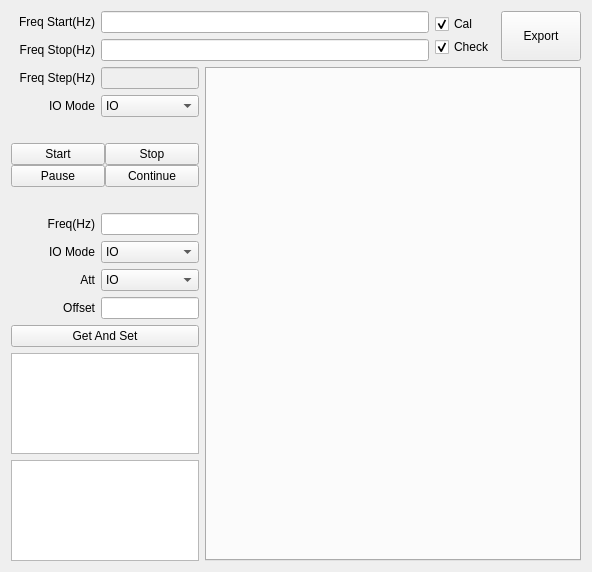
<?xml version="1.0" encoding="UTF-8"?>
<ui version="4.0">
 <class>QCalTXAttDlg</class>
 <widget class="QWidget" name="QCalTXAttDlg">
  <property name="geometry">
   <rect>
    <x>0</x>
    <y>0</y>
    <width>592</width>
    <height>572</height>
   </rect>
  </property>
  <property name="windowTitle">
   <string>Form</string>
  </property>
  <layout class="QVBoxLayout" name="verticalLayout_2" stretch="0,1">
   <item>
    <layout class="QHBoxLayout" name="horizontalLayout_2" stretch="10,0,1">
     <item>
      <layout class="QVBoxLayout" name="verticalLayoutFreqStarStop">
       <item>
        <layout class="QHBoxLayout" name="horizontalLayoutFreqStar">
         <item>
          <widget class="QLabel" name="labelFreqStar">
           <property name="sizePolicy">
            <sizepolicy hsizetype="Fixed" vsizetype="Fixed">
             <horstretch>0</horstretch>
             <verstretch>0</verstretch>
            </sizepolicy>
           </property>
           <property name="minimumSize">
            <size>
             <width>84</width>
             <height>16</height>
            </size>
           </property>
           <property name="text">
            <string>Freq Start(Hz)</string>
           </property>
           <property name="alignment">
            <set>Qt::AlignRight|Qt::AlignTrailing|Qt::AlignVCenter</set>
           </property>
           <property name="buddy">
            <cstring>lineEditFreqStar</cstring>
           </property>
          </widget>
         </item>
         <item>
          <widget class="QLineEdit" name="lineEditFreqStar"/>
         </item>
        </layout>
       </item>
       <item>
        <layout class="QHBoxLayout" name="horizontalLayoutFreqStop">
         <item>
          <widget class="QLabel" name="labelFreqStop">
           <property name="sizePolicy">
            <sizepolicy hsizetype="Fixed" vsizetype="Fixed">
             <horstretch>0</horstretch>
             <verstretch>0</verstretch>
            </sizepolicy>
           </property>
           <property name="minimumSize">
            <size>
             <width>84</width>
             <height>16</height>
            </size>
           </property>
           <property name="text">
            <string>Freq Stop(Hz)</string>
           </property>
           <property name="alignment">
            <set>Qt::AlignRight|Qt::AlignTrailing|Qt::AlignVCenter</set>
           </property>
           <property name="buddy">
            <cstring>lineEditFreqStop</cstring>
           </property>
          </widget>
         </item>
         <item>
          <widget class="QLineEdit" name="lineEditFreqStop"/>
         </item>
        </layout>
       </item>
      </layout>
     </item>
     <item>
      <layout class="QVBoxLayout" name="verticalLayoutStarPaus_2">
       <property name="spacing">
        <number>0</number>
       </property>
       <item>
        <widget class="QCheckBox" name="checkBoxCal">
         <property name="sizePolicy">
          <sizepolicy hsizetype="Fixed" vsizetype="Fixed">
           <horstretch>0</horstretch>
           <verstretch>0</verstretch>
          </sizepolicy>
         </property>
         <property name="text">
          <string>Cal</string>
         </property>
         <property name="checked">
          <bool>true</bool>
         </property>
        </widget>
       </item>
       <item>
        <widget class="QCheckBox" name="checkBoxCheck">
         <property name="sizePolicy">
          <sizepolicy hsizetype="Fixed" vsizetype="Fixed">
           <horstretch>0</horstretch>
           <verstretch>0</verstretch>
          </sizepolicy>
         </property>
         <property name="text">
          <string>Check</string>
         </property>
         <property name="checked">
          <bool>true</bool>
         </property>
        </widget>
       </item>
      </layout>
     </item>
     <item>
      <widget class="QPushButton" name="pushButtonExport">
       <property name="sizePolicy">
        <sizepolicy hsizetype="Expanding" vsizetype="Expanding">
         <horstretch>0</horstretch>
         <verstretch>0</verstretch>
        </sizepolicy>
       </property>
       <property name="text">
        <string>Export</string>
       </property>
      </widget>
     </item>
    </layout>
   </item>
   <item>
    <layout class="QHBoxLayout" name="horizontalLayout" stretch="1,10">
     <item>
      <layout class="QVBoxLayout" name="verticalLayout">
       <item>
        <layout class="QHBoxLayout" name="horizontalLayoutFreqStep">
         <item>
          <widget class="QLabel" name="labelFreqStep">
           <property name="sizePolicy">
            <sizepolicy hsizetype="Fixed" vsizetype="Fixed">
             <horstretch>0</horstretch>
             <verstretch>0</verstretch>
            </sizepolicy>
           </property>
           <property name="minimumSize">
            <size>
             <width>84</width>
             <height>16</height>
            </size>
           </property>
           <property name="text">
            <string>Freq Step(Hz)</string>
           </property>
           <property name="alignment">
            <set>Qt::AlignRight|Qt::AlignTrailing|Qt::AlignVCenter</set>
           </property>
           <property name="buddy">
            <cstring>lineEditFreqStep</cstring>
           </property>
          </widget>
         </item>
         <item>
          <widget class="QLineEdit" name="lineEditFreqStep">
           <property name="enabled">
            <bool>false</bool>
           </property>
           <property name="sizePolicy">
            <sizepolicy hsizetype="Expanding" vsizetype="Fixed">
             <horstretch>0</horstretch>
             <verstretch>0</verstretch>
            </sizepolicy>
           </property>
           <property name="readOnly">
            <bool>true</bool>
           </property>
          </widget>
         </item>
        </layout>
       </item>
       <item>
        <layout class="QHBoxLayout" name="horizontalLayoutRefMethod_2" stretch="0,0">
         <item>
          <widget class="QLabel" name="labelCalIOMode">
           <property name="sizePolicy">
            <sizepolicy hsizetype="Fixed" vsizetype="Fixed">
             <horstretch>0</horstretch>
             <verstretch>0</verstretch>
            </sizepolicy>
           </property>
           <property name="minimumSize">
            <size>
             <width>84</width>
             <height>16</height>
            </size>
           </property>
           <property name="text">
            <string>IO Mode</string>
           </property>
           <property name="alignment">
            <set>Qt::AlignRight|Qt::AlignTrailing|Qt::AlignVCenter</set>
           </property>
           <property name="buddy">
            <cstring>lineEditFreqStep</cstring>
           </property>
          </widget>
         </item>
         <item>
          <widget class="QComboBox" name="comboBoxCalIOMode">
           <item>
            <property name="text">
             <string>IO</string>
            </property>
           </item>
           <item>
            <property name="text">
             <string>OUTPUT</string>
            </property>
           </item>
           <item>
            <property name="text">
             <string>IO+OUTPUT</string>
            </property>
           </item>
          </widget>
         </item>
        </layout>
       </item>
       <item>
        <spacer name="verticalSpacer1">
         <property name="orientation">
          <enum>Qt::Vertical</enum>
         </property>
         <property name="sizeType">
          <enum>QSizePolicy::Fixed</enum>
         </property>
         <property name="sizeHint" stdset="0">
          <size>
           <width>20</width>
           <height>20</height>
          </size>
         </property>
        </spacer>
       </item>
       <item>
        <layout class="QHBoxLayout" name="horizontalLayoutThreadCtrl">
         <property name="spacing">
          <number>0</number>
         </property>
         <item>
          <layout class="QVBoxLayout" name="verticalLayoutStarPaus">
           <property name="spacing">
            <number>0</number>
           </property>
           <item>
            <widget class="QPushButton" name="pushButtonStar">
             <property name="sizePolicy">
              <sizepolicy hsizetype="Expanding" vsizetype="Fixed">
               <horstretch>0</horstretch>
               <verstretch>0</verstretch>
              </sizepolicy>
             </property>
             <property name="text">
              <string>Start</string>
             </property>
            </widget>
           </item>
           <item>
            <widget class="QPushButton" name="pushButtonPaus">
             <property name="sizePolicy">
              <sizepolicy hsizetype="Expanding" vsizetype="Fixed">
               <horstretch>0</horstretch>
               <verstretch>0</verstretch>
              </sizepolicy>
             </property>
             <property name="text">
              <string>Pause</string>
             </property>
            </widget>
           </item>
          </layout>
         </item>
         <item>
          <layout class="QVBoxLayout" name="verticalLayoutStopCont">
           <property name="spacing">
            <number>0</number>
           </property>
           <item>
            <widget class="QPushButton" name="pushButtonStop">
             <property name="sizePolicy">
              <sizepolicy hsizetype="Expanding" vsizetype="Fixed">
               <horstretch>0</horstretch>
               <verstretch>0</verstretch>
              </sizepolicy>
             </property>
             <property name="text">
              <string>Stop</string>
             </property>
            </widget>
           </item>
           <item>
            <widget class="QPushButton" name="pushButtonCont">
             <property name="sizePolicy">
              <sizepolicy hsizetype="Expanding" vsizetype="Fixed">
               <horstretch>0</horstretch>
               <verstretch>0</verstretch>
              </sizepolicy>
             </property>
             <property name="text">
              <string>Continue</string>
             </property>
            </widget>
           </item>
          </layout>
         </item>
        </layout>
       </item>
       <item>
        <spacer name="verticalSpacer2">
         <property name="orientation">
          <enum>Qt::Vertical</enum>
         </property>
         <property name="sizeType">
          <enum>QSizePolicy::Fixed</enum>
         </property>
         <property name="sizeHint" stdset="0">
          <size>
           <width>20</width>
           <height>20</height>
          </size>
         </property>
        </spacer>
       </item>
       <item>
        <layout class="QHBoxLayout" name="horizontalLayoutFreq">
         <item>
          <widget class="QLabel" name="labelFreq">
           <property name="sizePolicy">
            <sizepolicy hsizetype="Fixed" vsizetype="Fixed">
             <horstretch>0</horstretch>
             <verstretch>0</verstretch>
            </sizepolicy>
           </property>
           <property name="minimumSize">
            <size>
             <width>84</width>
             <height>16</height>
            </size>
           </property>
           <property name="text">
            <string>Freq(Hz)</string>
           </property>
           <property name="alignment">
            <set>Qt::AlignRight|Qt::AlignTrailing|Qt::AlignVCenter</set>
           </property>
           <property name="buddy">
            <cstring>lineEditFreq</cstring>
           </property>
          </widget>
         </item>
         <item>
          <widget class="QLineEdit" name="lineEditFreq">
           <property name="sizePolicy">
            <sizepolicy hsizetype="Expanding" vsizetype="Fixed">
             <horstretch>0</horstretch>
             <verstretch>0</verstretch>
            </sizepolicy>
           </property>
          </widget>
         </item>
        </layout>
       </item>
       <item>
        <layout class="QHBoxLayout" name="horizontalLayoutDC_Q_2">
         <item>
          <widget class="QLabel" name="labelIOMode">
           <property name="sizePolicy">
            <sizepolicy hsizetype="Fixed" vsizetype="Fixed">
             <horstretch>0</horstretch>
             <verstretch>0</verstretch>
            </sizepolicy>
           </property>
           <property name="minimumSize">
            <size>
             <width>84</width>
             <height>16</height>
            </size>
           </property>
           <property name="text">
            <string>IO Mode</string>
           </property>
           <property name="alignment">
            <set>Qt::AlignRight|Qt::AlignTrailing|Qt::AlignVCenter</set>
           </property>
          </widget>
         </item>
         <item>
          <widget class="QComboBox" name="comboBoxIOMode">
           <item>
            <property name="text">
             <string>IO</string>
            </property>
           </item>
           <item>
            <property name="text">
             <string>OUTPUT</string>
            </property>
           </item>
          </widget>
         </item>
        </layout>
       </item>
       <item>
        <layout class="QHBoxLayout" name="horizontalLayoutDC_I">
         <item>
          <widget class="QLabel" name="labelAtt">
           <property name="sizePolicy">
            <sizepolicy hsizetype="Fixed" vsizetype="Fixed">
             <horstretch>0</horstretch>
             <verstretch>0</verstretch>
            </sizepolicy>
           </property>
           <property name="minimumSize">
            <size>
             <width>84</width>
             <height>16</height>
            </size>
           </property>
           <property name="text">
            <string>Att</string>
           </property>
           <property name="alignment">
            <set>Qt::AlignRight|Qt::AlignTrailing|Qt::AlignVCenter</set>
           </property>
          </widget>
         </item>
         <item>
          <widget class="QComboBox" name="comboBoxAtt">
           <item>
            <property name="text">
             <string>IO</string>
            </property>
           </item>
           <item>
            <property name="text">
             <string>OUTPUT</string>
            </property>
           </item>
          </widget>
         </item>
        </layout>
       </item>
       <item>
        <layout class="QHBoxLayout" name="horizontalLayoutFreq_2">
         <item>
          <widget class="QLabel" name="labelOffset">
           <property name="sizePolicy">
            <sizepolicy hsizetype="Fixed" vsizetype="Fixed">
             <horstretch>0</horstretch>
             <verstretch>0</verstretch>
            </sizepolicy>
           </property>
           <property name="minimumSize">
            <size>
             <width>84</width>
             <height>16</height>
            </size>
           </property>
           <property name="text">
            <string>Offset</string>
           </property>
           <property name="alignment">
            <set>Qt::AlignRight|Qt::AlignTrailing|Qt::AlignVCenter</set>
           </property>
           <property name="buddy">
            <cstring>lineEditFreq</cstring>
           </property>
          </widget>
         </item>
         <item>
          <widget class="QLineEdit" name="lineEditOffset">
           <property name="sizePolicy">
            <sizepolicy hsizetype="Expanding" vsizetype="Fixed">
             <horstretch>0</horstretch>
             <verstretch>0</verstretch>
            </sizepolicy>
           </property>
          </widget>
         </item>
        </layout>
       </item>
       <item>
        <widget class="QPushButton" name="pushButtonGetSet">
         <property name="sizePolicy">
          <sizepolicy hsizetype="Expanding" vsizetype="Fixed">
           <horstretch>0</horstretch>
           <verstretch>0</verstretch>
          </sizepolicy>
         </property>
         <property name="text">
          <string>Get And Set</string>
         </property>
        </widget>
       </item>
       <item>
        <widget class="QTableView" name="tableViewAttOP"/>
       </item>
       <item>
        <widget class="QTableView" name="tableViewAttIO"/>
       </item>
      </layout>
     </item>
     <item>
      <widget class="QCalR1CTXAttTabWidget" name="tabWidget"/>
     </item>
    </layout>
   </item>
  </layout>
 </widget>
 <customwidgets>
  <customwidget>
   <class>QCalR1CTXAttTabWidget</class>
   <extends>QTabWidget</extends>
   <header>q_cal_tx_att_tabwidget.h</header>
   <container>1</container>
  </customwidget>
 </customwidgets>
 <resources/>
 <connections/>
</ui>
